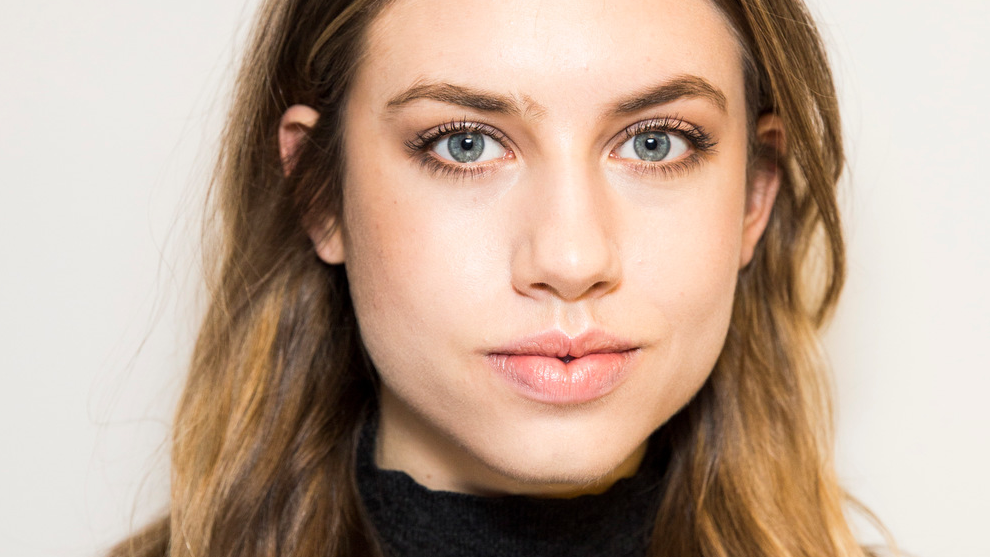
#> input picture Deep Learning/imgs/face.png, 990 x 557 px
$ jupyter execute --allow-errors 'Face recognition.ipynb'   (shell and % lines are left out)
#> lines starting #> are read from the running program, lines starting #| are printed output that depends on the picture
## Reconhecimento facial

Atualmente é comum utilizarmos no dia a dia diferentes aplicações que envolvem o reconhecimento facial sem percebermos, seja nas redes sociais através de marcações automáticas ou, por exemplo, em aplicações de autenticação. Existem diferentes técnicas utilizadas para reconhecimento facial, sendo Machine Learning e, particularmente, Deep Learning, técnicas mais utilizadas. Nesse notebook, utilizaremos Deep Learning para autenticação de membros do capítulo CS/CIS. Para isso, três etapas principais serão realizadas: data augmentation, treinamento do modelo e teste.

### Data Augmentation

Deep Learning é uma abordagem de aprendizagem de máquina que tem se destacado em diferentes aplicações de várias áreas como engenharia, medicina e biologia. Como aprendizagem de máquina, essa técnica extrai informações a partir de dados, com o objetivo de identificar padrões. Entretanto, em técnicas tradicionais de aprendizagem de máquina, o desempenho do algoritmo não está necessariamente relacionado a quantidade de dados, enquanto que, para Deep Learning, o desempenho aumenta consideravelmente. Esse desempenho é justificado pelo fato de modelos Deep Learning aprenderem quais características do objeto o representam, dessa forma, quanto mais imagens, maior probabilidade do modelo aprender características específicas. Assim, é comum existirem datasets com milhões de imagens de um determinado objeto, e, mais importante ainda, imagens variadas deste objeto (e.g. fotos de um rosto em diferentes ângulos).

Entretanto, para aplicações reais, criar um dataset com milhões de imagens é uma tarefa custosa, de forma que é comum criarmos instâncias artificiais (data augmentation) a partir de algumas imagens para multiplicarmos o tamanho do dataset. Para fazer isso com imagens, podemos fazer algumas transformações como rotacionar a imagem, aplicar escala e aumentar ou diminuir brilho.

[cell 1]
import random
import os
import random
from scipy import ndarray
import skimage
import matplotlib.image as mpimg
import matplotlib.pyplot as plt

import numpy as np

[cell 2]
# leitura da imagem original
img = mpimg.imread('imgs/face.png')
#> img is the input picture: shape (557, 990, 3) float32; mean R, G, B 0.744, 0.65, 0.58
plt.imshow(img)
plt.show()
# Flip
flip_1 = np.fliplr(img)
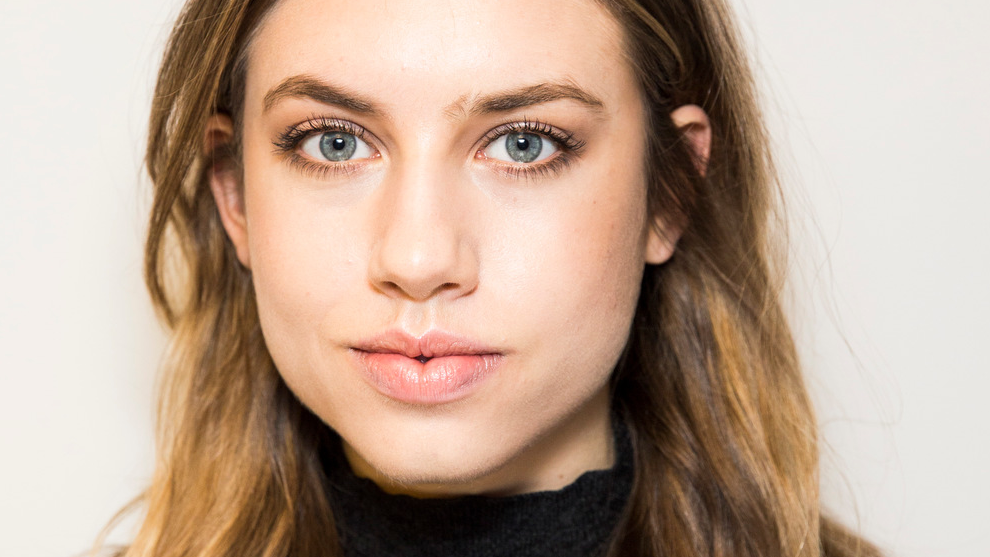
#> flip_1: shape (557, 990, 3) float32; mean R, G, B 0.744, 0.65, 0.58
plt.imshow(flip_1)
plt.show()
# Rotacionar imagem
rot = skimage.transform.rotate(img, angle=25)
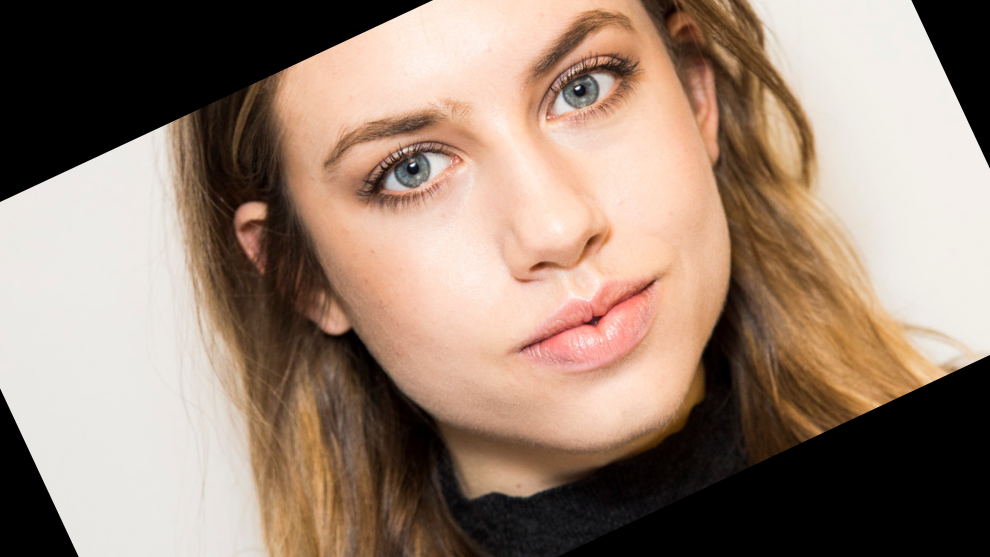
#> rot: shape (557, 990, 3) float32; mean R, G, B 0.599, 0.513, 0.453
plt.imshow(rot)
plt.show()

$ run again, with Deep Learning/imgs/conv.png copied over Deep Learning/imgs/face.png
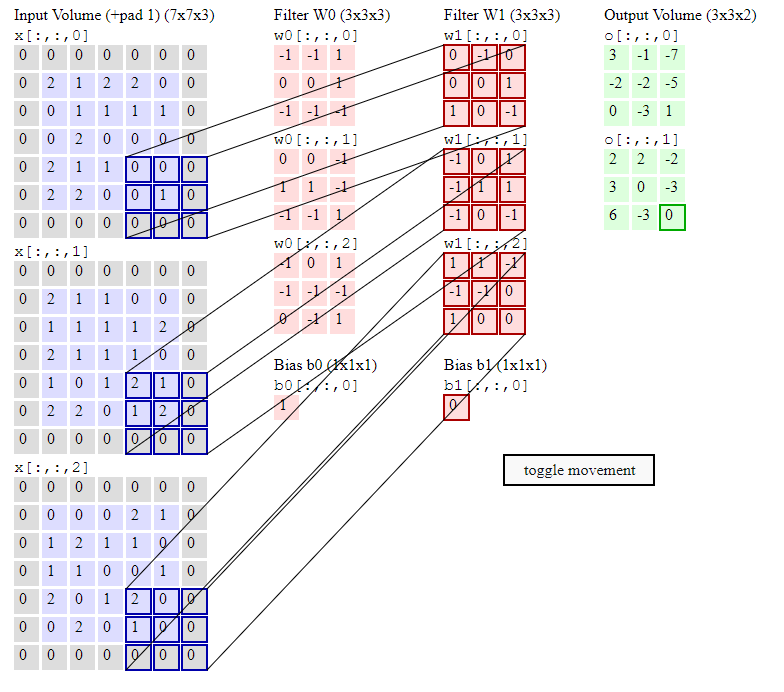
#> input picture Deep Learning/imgs/conv.png, 784 x 692 px
#> img is the input picture: shape (692, 784, 3) float32; mean R, G, B 0.937, 0.926, 0.94
#> `flip_1 = np.fliplr(img)`:
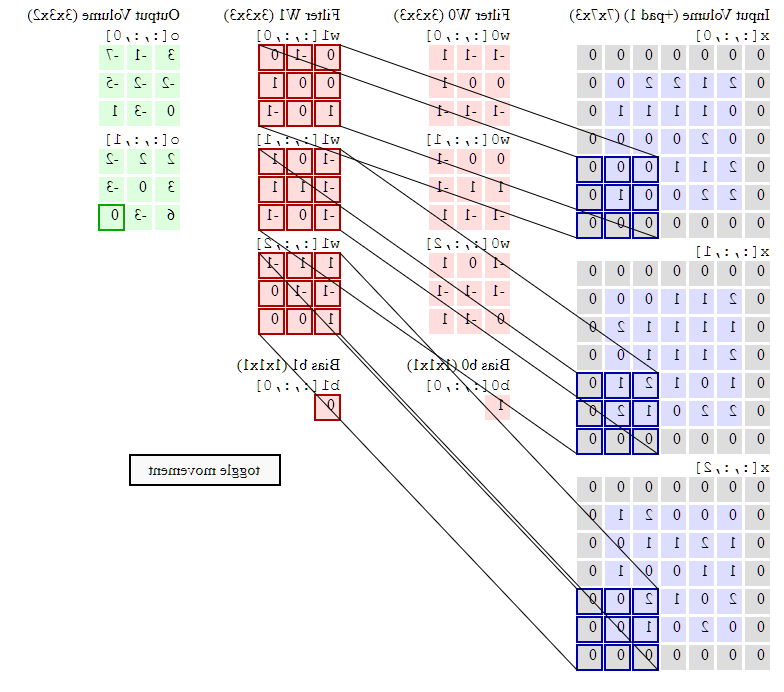
#> flip_1: shape (692, 784, 3) float32; mean R, G, B 0.937, 0.926, 0.94
#> `rot = skimage.transform.rotate(img, angle=25)`:
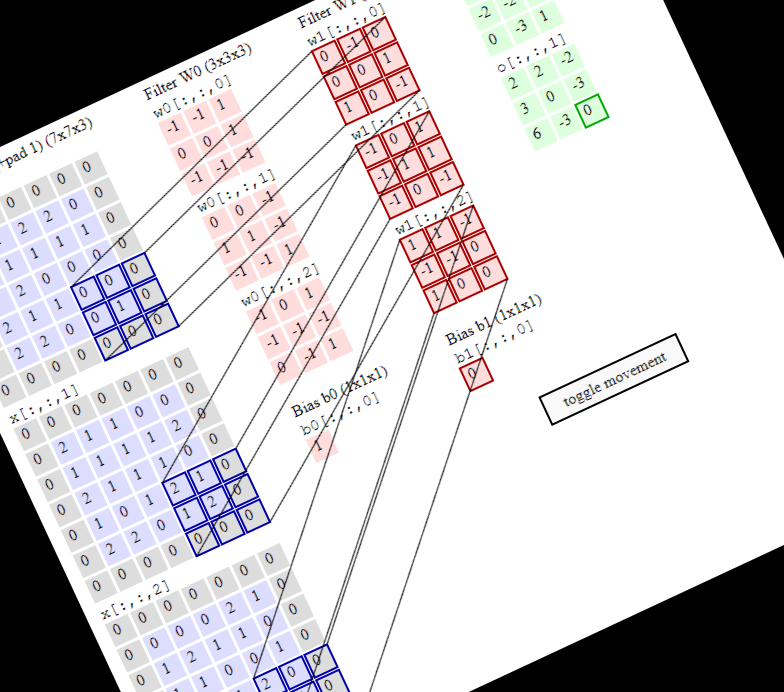
#> rot: shape (692, 784, 3) float32; mean R, G, B 0.804, 0.792, 0.804
